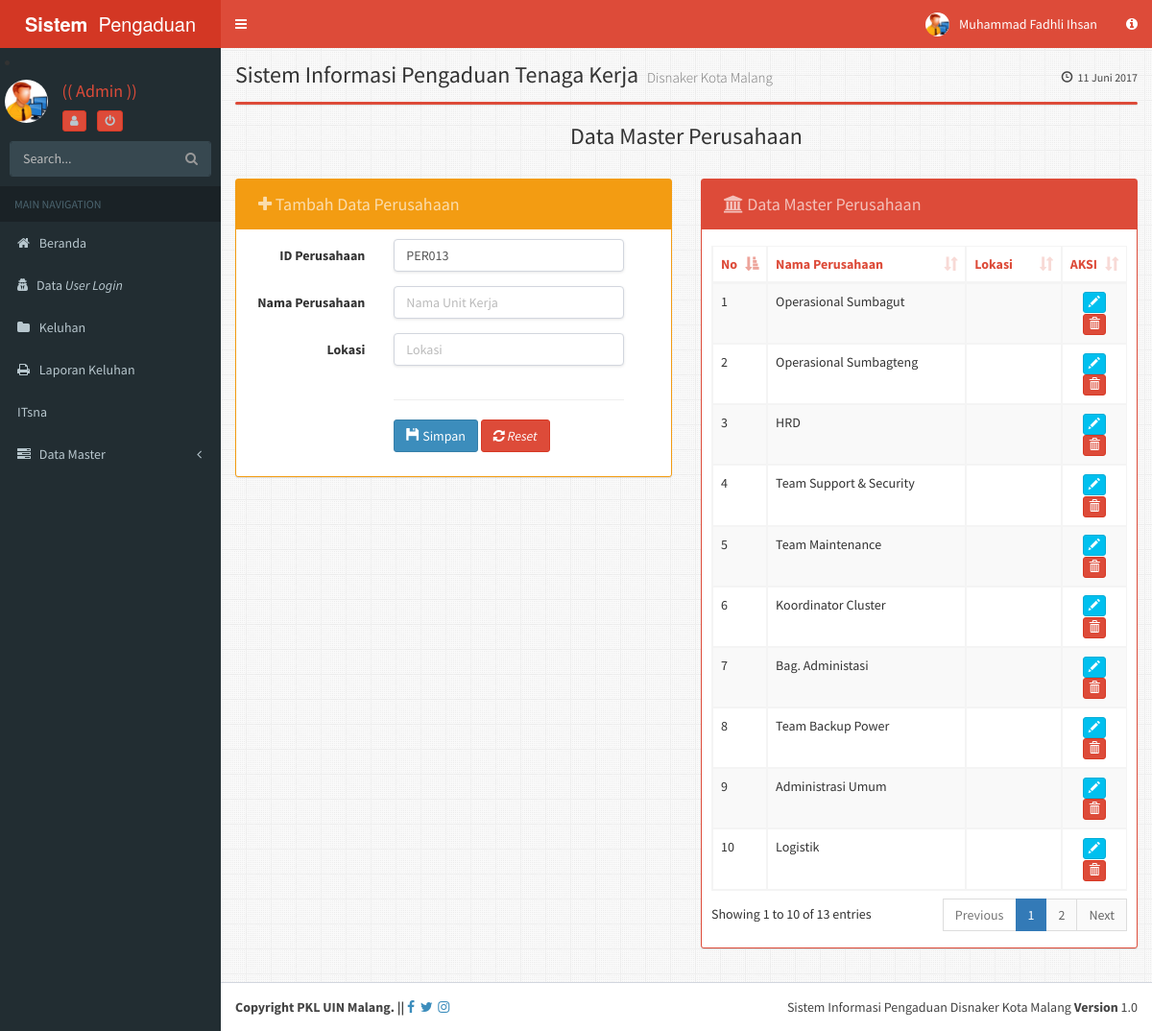
/admin/?module=unit_krj (signed in), run on the app's committed database.
### tables this page shows
CREATE TABLE IF NOT EXISTS `unit_krj` (
  `id_unit_krj` varchar(20) NOT NULL,
  `nm_unit_krj` varchar(32) NOT NULL,
  PRIMARY KEY (`id_unit_krj`),
  KEY `id_unit_krj` (`id_unit_krj`)
);

### admin/module/unit_krj/unit_krj.php (the view, shortened to what this page needs)
<?php
$aksi="module/unit_krj/unit_krj_aksi.php";
switch($_GET[aksi]){
default:
?>
<h3 class="box-title margin text-center">Data Master Perusahaan</h3>
<br/>
<div class="row">
<div class="col-md-6">
	<div class="box box-solid box-warning">
		<div class="box-header">
		<h3 class="btn btn disabled box-title">
		<i class="fa  fa-plus"></i>
		Tambah Data Perusahaan</h3>
		</div>
	<div class="box-body">
	<?php
$sql ="SELECT max(id_unit_krj) as terakhir from unit_krj";
  $hasil = mysql_query($sql);
  $data = mysql_fetch_array($hasil);
  $lastID = $data['terakhir'];
  $lastNoUrut = substr($lastID, 3, 9);
  $nextNoUrut = $lastNoUrut + 1;
  $nextID = "PER".sprintf("%03s",$nextNoUrut);
?>
	 <form class="form-horizontal" action="<?php echo $aksi?>?module=unit_krj&aksi=tambah" role="form" method="post">
  <div class="form-group">
    <label class="col-sm-4 control-label">ID Perusahaan</label>
    <div class="col-sm-7">
      <input type="text" class="form-control" required="required" name="id_unit_krj" value="<?php echo  $nextID; ?>" >
    </div>
  </div>
  <div class="form-group">
    <label class="col-sm-4 control-label">Nama Perusahaan</label>
    <div class="col-sm-7">
      <input type="text" class="form-control" required="required" name="nm_unit_krj" placeholder="Nama Unit Kerja">
    </div>
  </div>
  <div class="form-group">
    <label class="col-sm-4 control-label">Lokasi</label>
    <div class="col-sm-7">
      <input type="text" class="form-control" required="required" name="lokasi" placeholder="Lokasi">
    </div>
  </div><div class="form-group">
    <label class="col-sm-4"></label>
    <div class="col-sm-7">
	<hr/>
      <button type="submit"name="submit" class="btn btn-primary"><i class="glyphicon glyphicon-floppy-disk"></i> Simpan</button>
<button type="reset" class="btn btn-danger"><i class="fa fa-refresh"></i><i> Reset</i></button>
    </div>
  </div>
</form>
	</div>
</div>
</div>
<div class="col-md-6">
	<div class="box box-solid box-danger">
		<div class="box-header">
		<h3 class="btn disabled box-title">
		<i class="fa fa-institution"></i>
		Data Master Perusahaan</h3>
		</div>
	<div class="box-body">
	<table id="example2" class="table table-bordered table-striped">
<thead>
	<tr class="text-red">
		<th class="col-sm-1">No</th>
		<th>Nama Perusahaan</th>
		<th>Lokasi</th>
		<th class="col-sm-1">AKSI</th>
	</tr>
</thead>
<tbody>
<?php
$sql = "SELECT * FROM unit_krj";
$tampil = mysql_query($sql);
$no=1;
while ($tampilkan = mysql_fetch_array($tampil)) {
$Kode = $tampilkan['id_unit_krj'];
?>
	<tr>
	<td><?php echo $no++; ?></td>
	<td><?php echo $tampilkan['nm_unit_krj']; ?></td>
	<td><?php echo $tampilkan['lokasi']; ?></td>
	<td align="center">
	<a class="btn btn-xs btn-info" href="?module=unit_krj&aksi=edit&id_unit_krj=<?php echo $tampilkan['id_unit_krj'];?>" alt="Edit Data"><i class="glyphicon glyphicon-pencil"></i></a>
	<a class="btn btn-xs btn-danger"href="<?php echo $aksi ?>?module=unit_krj&aksi=hapus&id_unit_krj=<?php echo $tampilkan['id_unit_krj'];?>"  alt="Delete Data" onclick="return confirm('ANDA YAKIN AKAN MENGHAPUS DATA <?php echo $Kode; ?>	?')"> <i class="glyphicon glyphicon-trash"></i></a>
	</td>
	<?php
	}
	?>
	</tr>
			</tbody>
		</table>
	</div>
</div>
</div>
</div>
<?php
break;
?>
<?php
}
?>

### data on the page
unit_krj: nm_unit_krj "Operasional Sumbagut"
unit_krj: nm_unit_krj "Operasional Sumbagteng"
unit_krj: nm_unit_krj "HRD"
unit_krj: nm_unit_krj "Team Support & Security"
unit_krj: nm_unit_krj "Team Maintenance"
unit_krj: nm_unit_krj "Koordinator Cluster"
unit_krj: nm_unit_krj "Bag. Administasi"
unit_krj: nm_unit_krj "Team Backup Power"
unit_krj: nm_unit_krj "Administrasi Umum"
unit_krj: nm_unit_krj "Logistik"

### other printed values
$_SESSION['nama'] "Muhammad Fadhli Ihsan"
